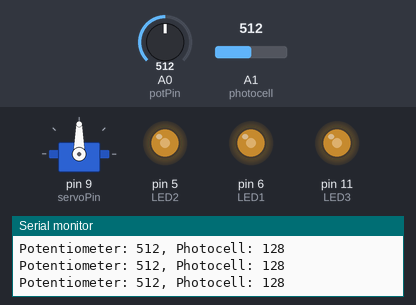
Simulated run of this sketch. Board: Arduino Uno, built with avr-gcc and run on an emulated ATmega328P. Parts: servo, output pins drawn as LEDs (lit = HIGH), the last lines printed to the serial monitor. The test bench sets the inputs (shaded band); at power-on: A0 (potPin) = 512, A1 (photocell) = 512.

Above: at 1.2 s.
1.3 s: A0 (potPin) set to 523
4.3 s: A0 (potPin) set to 15
At 5.6 s:
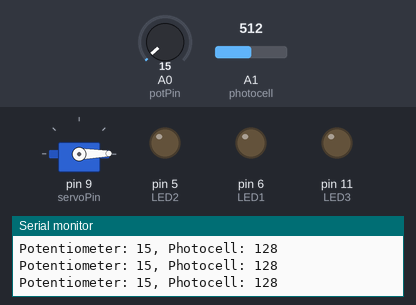
6.4 s: A0 (potPin) set to 23
9.4 s: A0 (potPin) set to 29
At 10.8 s:
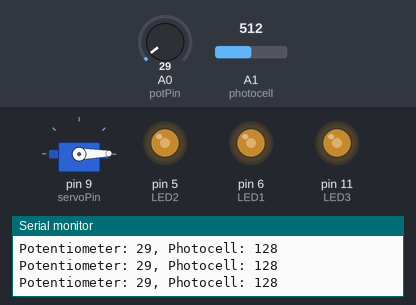
12.4 s: A1 (photocell) set to 413
At 13.6 s:
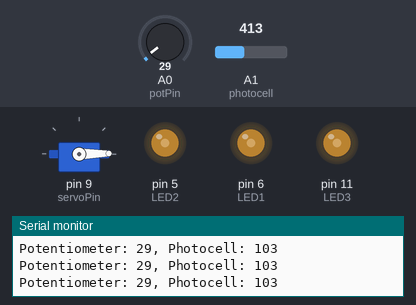
13.9 s: A1 (photocell) set to 386
At 14.7 s:
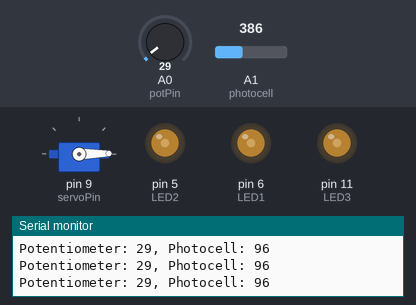
Timing chart, 0 to 16.4 s (numbered marks = the images above; inputs shaded):
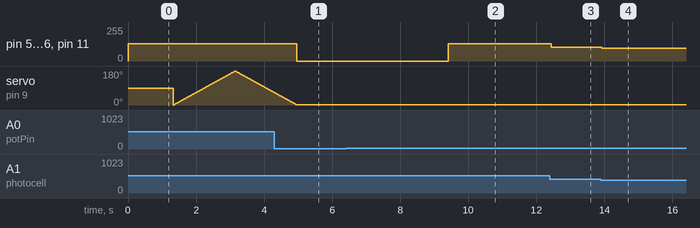

Measured:
- the behaviour switches between 25 and 26 on A0 (potPin) (found by bisection; images 1 and 2)
- after the input at 4.3 s, pin 5 (LED2), pin 6 (LED1), pin 11 (LED3): 128/255 → 0/255 after 0.66 s; servo on pin 9 (servoPin): goes on until 5.0 s, then stays 1°
- after the input at 9.4 s, pin 5 (LED2), pin 6 (LED1), pin 11 (LED3): 0/255 → 128/255 at once
- after the input at 12.4 s, pin 5 (LED2), pin 6 (LED1), pin 11 (LED3): 128/255 → 103/255 at once
- after the input at 13.9 s, pin 5 (LED2), pin 6 (LED1), pin 11 (LED3): 103/255 → 96/255 at once

The sketch:

final_mission_templeate_HW.ino
```cpp
#include <Servo.h> // include Arduino Servo library
const int potPin = A0;  // create potPin variable, assign pin A0
const int photocell = A1;
const int servoPin = 9;  // create servoPin variable, assign
const int LED1 = 6;  // create LED variable, assign 4
const int LED2 = 5;
const int LED3 = 11;
int reading = 0;
int valuephotocell = 0; //variable to track potentiometer reading
int angle = 0; // variable to track motor angle between 0-180 degrees
Servo servo; // create Servo object
void setup() {
  servo.attach(servoPin);  //attach servo variable to control pin
  pinMode (LED1, OUTPUT);//set LED pin as output
  pinMode (LED2, OUTPUT);
  pinMode (LED3, OUTPUT);
  Serial.begin(9600);  //begin serial communication at 9600 baud rate
}
void loop() {
  reading = analogRead(potPin);     // reads pot 0 to 1023
  angle = reading / 6;              // reduces pot value to 0 to 180-ish to match servo range
  if (reading >25 && reading <= 512) { // if pot value between 25 and half
/*
    //*******modify the LED behavior to do something else*********
    digitalWrite (LED1, HIGH);  // write HIGH voltage to LED pin
    delay (500);  // delay 1/2 a second
    digitalWrite (LED1, LOW);  // write no/LOW voltage to LED pin
    delay (500);
    digitalWrite (LED2, HIGH);
    delay(100);
    digitalWrite (LED2, LOW);
    delay(100);
    digitalWrite (LED3, HIGH);
    delay(100);
    digitalWrite (LED3, LOW);
    delay(500);
    */
    valuephotocell = analogRead (photocell);
    delay (10);
    valuephotocell = valuephotocell/4;
    analogWrite (LED1, valuephotocell);
    analogWrite (LED2, valuephotocell);
    analogWrite (LED3, valuephotocell);
  } else if (reading > 512 && reading <= 1023) {  // else if pot value between half and max
    //********modify the sweep's speed and range***************
    // sweep 0 to 180
    for (angle = 0; angle < 180; angle++) {
      servo.write(angle);
      delay(10);
    }
    // sweep 180 to 0
    for (angle = 180; angle > 0; angle--) {
      servo.write(angle);
      delay(10);
    }
  } else {
    digitalWrite (LED1, LOW);  // write no/LOW voltage to LED pin
    digitalWrite(LED2, LOW);
    digitalWrite(LED3, LOW);
  }
  Serial.print("Potentiometer: ");
  Serial.print(reading);
  Serial.print(", Photocell: ");
  Serial.println(valuephotocell);
  // Serial.println(reading);  // print pot value to monitor
}
```
